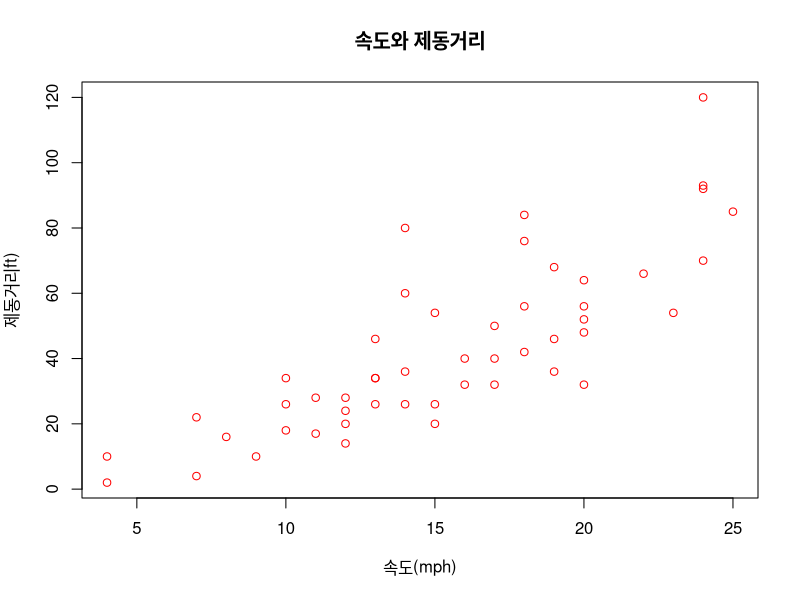

R code for this plot:
str(cars)
# plot(x,y,main="제목,xlab="x축제목, ylab="y축제목")
plot(cars$speed, cars$dist,
     main="속도와 제동거리", xlab="속도(mph)", ylab="제동거리ft)",
     pch=1, col="red")